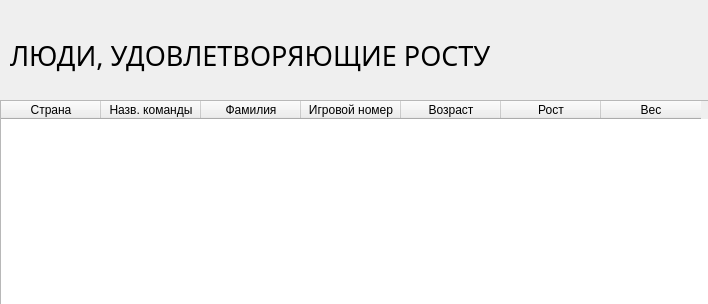
<?xml version="1.0" encoding="UTF-8"?>
<ui version="4.0">
 <class>fifthwindow</class>
 <widget class="QDialog" name="fifthwindow">
  <property name="geometry">
   <rect>
    <x>0</x>
    <y>0</y>
    <width>708</width>
    <height>304</height>
   </rect>
  </property>
  <property name="windowTitle">
   <string>Dialog</string>
  </property>
  <widget class="QTableWidget" name="tableWidget">
   <property name="geometry">
    <rect>
     <x>0</x>
     <y>100</y>
     <width>881</width>
     <height>211</height>
    </rect>
   </property>
   <column>
    <property name="text">
     <string>Страна</string>
    </property>
   </column>
   <column>
    <property name="text">
     <string>Назв. команды</string>
    </property>
   </column>
   <column>
    <property name="text">
     <string>Фамилия</string>
    </property>
   </column>
   <column>
    <property name="text">
     <string>Игровой номер</string>
    </property>
   </column>
   <column>
    <property name="text">
     <string>Возраст</string>
    </property>
   </column>
   <column>
    <property name="text">
     <string>Рост</string>
    </property>
   </column>
   <column>
    <property name="text">
     <string>Вес</string>
    </property>
   </column>
  </widget>
  <widget class="QLabel" name="label">
   <property name="geometry">
    <rect>
     <x>10</x>
     <y>20</y>
     <width>861</width>
     <height>71</height>
    </rect>
   </property>
   <property name="font">
    <font>
     <family>Segoe Script</family>
     <pointsize>20</pointsize>
    </font>
   </property>
   <property name="toolTip">
    <string>&lt;html&gt;&lt;head/&gt;&lt;body&gt;&lt;p&gt;&lt;span style=&quot; font-size:14pt;&quot;&gt;Найти по фамилии&lt;/span&gt;&lt;/p&gt;&lt;/body&gt;&lt;/html&gt;</string>
   </property>
   <property name="whatsThis">
    <string>&lt;html&gt;&lt;head/&gt;&lt;body&gt;&lt;p&gt;&lt;span style=&quot; font-size:14pt;&quot;&gt;Найти по фамилии&lt;/span&gt;&lt;/p&gt;&lt;/body&gt;&lt;/html&gt;</string>
   </property>
   <property name="frameShape">
    <enum>QFrame::NoFrame</enum>
   </property>
   <property name="frameShadow">
    <enum>QFrame::Raised</enum>
   </property>
   <property name="text">
    <string>ЛЮДИ, УДОВЛЕТВОРЯЮЩИЕ РОСТУ</string>
   </property>
   <property name="textFormat">
    <enum>Qt::RichText</enum>
   </property>
   <property name="scaledContents">
    <bool>false</bool>
   </property>
   <property name="wordWrap">
    <bool>false</bool>
   </property>
  </widget>
 </widget>
 <resources/>
 <connections/>
</ui>
